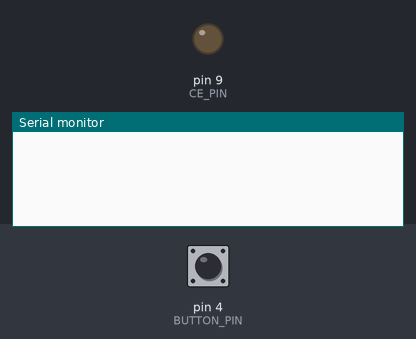
The sketch below on a simulated Arduino Uno, built with avr-gcc and run on an emulated ATmega328P. Parts: output pins drawn as LEDs (lit = HIGH), the last lines printed to the serial monitor. Inputs (shaded band) come from the test bench; at power-on: pin 4 (BUTTON_PIN) LOW. Pins used as bus, display or sensor lines are not drawn.

Above: at 1.2 s.
1.3 s: pin 4 (BUTTON_PIN) pulled HIGH for 0.15 s
At 1.43 s:
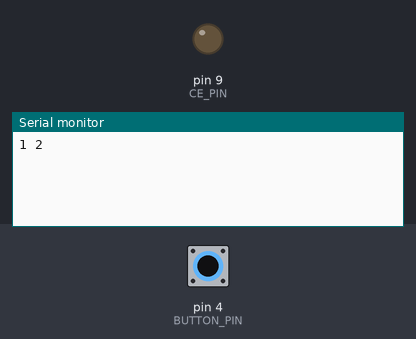
At 1.9 s:
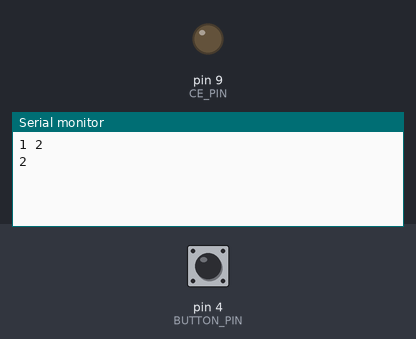

The sketch:

transmitter.ino
```cpp
#include <SPI.h>

// Registers
#define TX_ADDR 0x10
#define RX_ADDR_P0 0x0A
#define CONFIG 0
// SPI commands
#define R_REGISTER(reg) ((reg) & 0x1F)
#define W_REGISTER(reg) (R_REGISTER((reg)) | (1 << 5))
#define NOP 0xFF
#define W_TX_PAYLOAD 0b10100000

// SPI settings
#define SPI_CLOCK 10000000
#define SPI_SETTINGS SPISettings(SPI_CLOCK, MSBFIRST, SPI_MODE0)
// Register vals
#define CONFIG_FOR_TRANSMISSION 0
#define ADDRESS 0xABC87690DF

#define CSN_PIN 10 // SPI chip select
#define CE_PIN 9 // chip enable
#define BUTTON_PIN 4


byte command(byte spicommand, byte* buffer, byte size) {
    SPI.beginTransaction(SPI_SETTINGS);
    digitalWrite(CSN_PIN, LOW);

    byte status = SPI.transfer(spicommand);
    SPI.transfer(buffer, size);

    digitalWrite(CSN_PIN, HIGH);
    SPI.endTransaction();

    return status;
}

void writeToBuffer(byte* buffer, unsigned long long value, byte size) {
    unsigned long mask = 0xFF;
    for (int i = 0; i < size; i++) {
        buffer[i] = (value >> ((size - i - 1) * 8)) & mask;
    }
}

void initTransmitter(byte* buffer) {
    writeToBuffer(buffer, CONFIG_FOR_TRANSMISSION, 1);
    command(W_REGISTER(CONFIG), buffer, 1);

    writeToBuffer(buffer, ADDRESS, 5);
    command(W_REGISTER(TX_ADDR), buffer, 5);
    writeToBuffer(buffer, ADDRESS, 5);
    command(W_REGISTER(RX_ADDR_P0), buffer, 5);
}

void transmit() {
    digitalWrite(CE_PIN, HIGH);
    delayMicroseconds(15);
    digitalWrite(CE_PIN, LOW);
}

byte spibuffer[5]; // for SPI transmissions
bool loaded = false;
bool pressed = false;
byte count = 1;

void setup() {
    pinMode(CSN_PIN, OUTPUT);
    digitalWrite(CSN_PIN, HIGH);
    pinMode(CE_PIN, OUTPUT);
    digitalWrite(CE_PIN, LOW);
    pinMode(BUTTON_PIN, INPUT);

    SPI.begin();
    Serial.begin(9600);
    initTransmitter(spibuffer);
}

void loop() {
    if (loaded == false && pressed == false && digitalRead(BUTTON_PIN) == HIGH) {
        writeToBuffer(spibuffer, count++, 1);
        command(W_TX_PAYLOAD, spibuffer, 1);
        pressed = true;
        loaded = true;
        Serial.print("1 ");
        Serial.println(count, HEX);
    }
    if (pressed == true && digitalRead(BUTTON_PIN) == LOW) {
        pressed = false;
        Serial.println("2");
    }
    if (loaded == true && pressed == false && digitalRead(BUTTON_PIN) == HIGH) {
        transmit();
        loaded = false;
        pressed = true;
        Serial.println("3");
    }
}
```

Measured:
- after the input at 1.3 s, the serial monitor: prints a new line at once (image 1)
